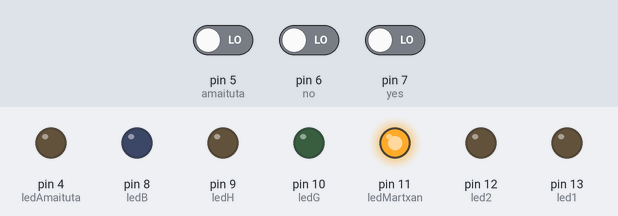
Bench run of a sketch on a simulated Arduino Uno, built with avr-gcc and run on an emulated ATmega328P. On the bench: output pins drawn as LEDs (lit = HIGH). The test bench sets the inputs (shaded band); at power-on: pin 5 (amaituta) LOW, pin 6 (no) LOW, pin 7 (yes) LOW.

Above: at 1.2 s.
1.3 s: pin 5 (amaituta) driven HIGH
At 2.0 s:
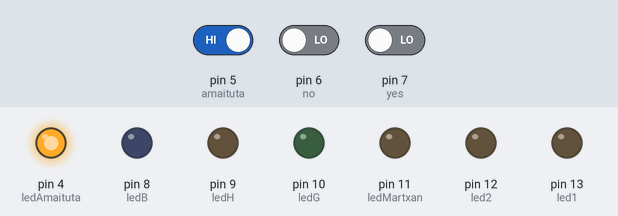
Timing chart, 0 to 4.3 s (numbered marks = the images above; inputs shaded):
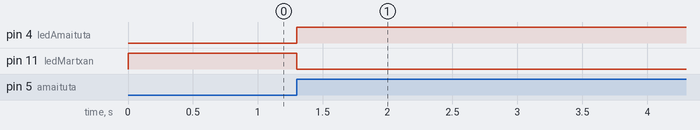

The sketch:

ERRONKA_Bozketa.ino
```cpp
//ALDAGAIAK

//LED-ak
int led1 = 13; //Baiezko botoa LEDa
int led2 = 12;  //Ezezko botoa LEDa
int ledMartxan = 11; //Bozketa martxan LEDa
int ledG = 10; //EZEZKO emaitza LEDa
int ledB = 8;  //BAIEZKO emaitza LEDa
int ledH = 9;  //BERDINKETA LEDa
int ledAmaituta = 4; //Bozketa amaituta LEDa
					 //Pultsagailuak
int yes = 7; //BAIEZKO pultsagailua
int no = 6; //EZEZKO pultsagailua
int amaituta = 5;//Bozketa AMAITUTA pultsagailua
				 //BAIEZKO BOTOA
int estadoYes = 0; //Egoera
int estadoAntYes = 0; //Aurretiko egoera
int contYes = 0; //BAIEZKO Kontagailua

				 //EZEZKO BOTOA
int estadoNo = 0; //Egoera
int estadoAntNo = 0; //Aurretiko egoera
int contNo = 0; //EZEZKO kontagailua

				//BOZKETA AMAITUTA
int estadoAmaituta = 0;


void setup()
{
	pinMode(led1, OUTPUT);
	pinMode(led2, OUTPUT);
	pinMode(ledMartxan, OUTPUT);
	pinMode(ledG, OUTPUT);
	pinMode(ledB, OUTPUT);
	pinMode(ledH, OUTPUT);
	pinMode(ledAmaituta, OUTPUT);
	pinMode(yes, INPUT);
	pinMode(no, INPUT);
	pinMode(amaituta, INPUT);
}

void loop()
{


	while (estadoAmaituta == 0)  //Bozketa martxan dagoen bitartean:
	{
		digitalWrite(ledMartxan, HIGH);  //Bozketa martxan dagoela adierazten duen LEDa piztuko da

										 // Pultsagailuak irakurri
		estadoYes = digitalRead(yes);
		estadoNo = digitalRead(no);
		estadoAmaituta = digitalRead(amaituta);

		// Tratamendua: Bozketa LEDak piztu
		digitalWrite(led1, estadoYes);
		digitalWrite(led2, estadoNo);

		//Kontagailua BAIEZKOAK


		if (estadoYes != estadoAntYes) // Zapalduta dagoela frogatzen du
		{
			//Piztuta badago kontatu
			if (estadoYes == HIGH)
			{
				contYes++;  //Baiezko botoak kontatu
			}
			estadoAntYes = estadoYes;

		}

		//Kontagailua EZEZKOKAK
		//Baiezko botoak kontatzeko prozedura bera.
		if (estadoNo != estadoAntNo)
		{
			if (estadoNo == HIGH)
			{
				contNo++;
			}
			estadoAntNo = estadoNo;
		}

	}


	//AMAIERA botoia sakatzean hurrengo prozedura egin.
	if (estadoAmaituta == 1) //AMAIERA botoia sakatuta egon ezkero
	{
		digitalWrite(ledMartxan, LOW); //Bozketa martxan dagoela adierazten duen LEDa itzaliko da
		digitalWrite(ledAmaituta, HIGH); //Bozketa amaitu dela adierazten duen LEDa piztuko da
										 //Baiezko boto gehiago jaso ezkero LED berdea piztuko da.
		if (contYes>contNo)
		{
			digitalWrite(ledB, HIGH);
		}
		//Berdinketa egon ezkero LED horia piztuko da.
		if (contYes == contNo)
		{
			if (contYes == 0)
			{
				digitalWrite(ledMartxan, LOW);
			}
			else
			{
				digitalWrite(ledH, HIGH);
			}
		}

		//Ezezko boto gehiago jaso ezkero LED gorria piztuko da.
		if (contYes<contNo)
		{
			digitalWrite(ledG, HIGH);
		}
	}
	//RESETeko botoia sakatu beharko da bozketa berriro hasi ahal izateko.
}
```

Measured:
- after the input at 1.3 s, pin 4 (ledAmaituta): LOW → HIGH at once; pin 11 (ledMartxan): HIGH → LOW at once
